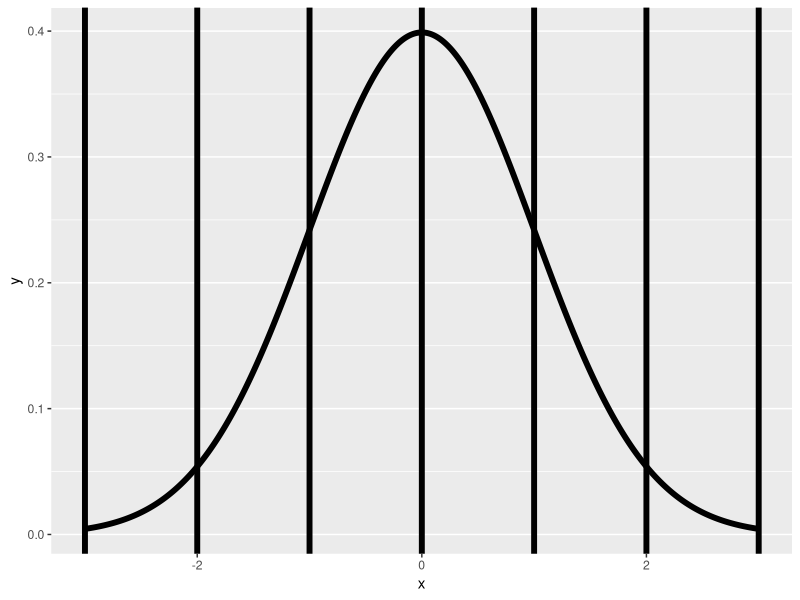
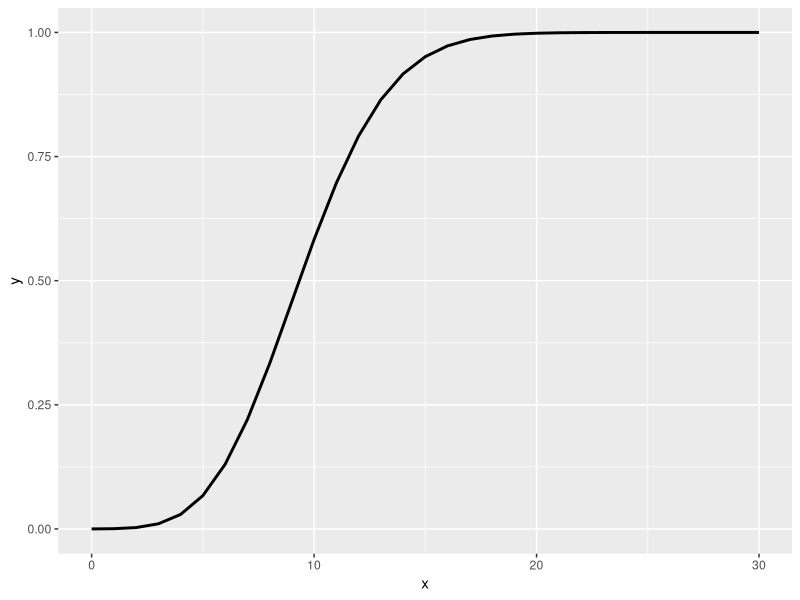
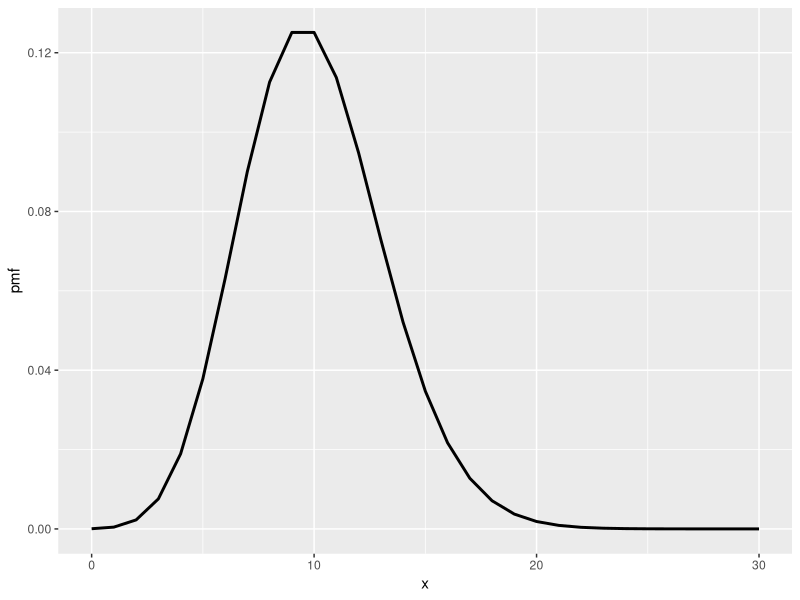

The R script that drew these images, in order:
## ---- chunk 1
choose(8, 7) * .5 ^ 8 + choose(8, 8) * .5 ^ 8 
pbinom(6, size = 8, prob = .5, lower.tail = FALSE)
## ---- chunk 2
x <- seq(-3, 3, length = 1000)
library(ggplot2)
g <- ggplot(data.frame(x = x, y = dnorm(x)), 
            aes(x = x, y = y)) + geom_line(size = 2)
g <- g + geom_vline(xintercept = -3 : 3, size = 2)
g
## ---- chunk 3
pnorm(1160, mean = 1020, sd = 50, lower.tail = FALSE)
pnorm(2.8, lower.tail = FALSE)

# Joe | 17 Oct, 2015
x <- 1160
mu <- 1020
sd <- 50

# x expressed ito standard deviations (xSd)
xSd <- (x - mu)/sd; xSd
pnorm(xSd, lower.tail = FALSE)
## ---- chunk 4
qnorm(0.75, mean = 1020, sd = 50)
## ---- chunk 5
ppois(3, lambda = 2.5 * 4)

# Joe | 17 Oct, 2015
library(ggplot2)

# Number of people showing up
xvals <- seq(0, 30, by = 1)
dat <- data.frame(
    x = xvals,
    y = ppois(xvals, lambda = 2.5 * 4),
    pmf = dpois(xvals, lambda = 2.5 * 4)
)
ggplot(dat, aes(x = x, y = y)) + geom_line(size = 1)
ggplot(dat, aes(x = x, y = pmf)) + geom_line(size = 1)
## ---- chunk 6
pbinom(2, size = 500, prob = .01)
ppois(2, lambda=500 * .01)
